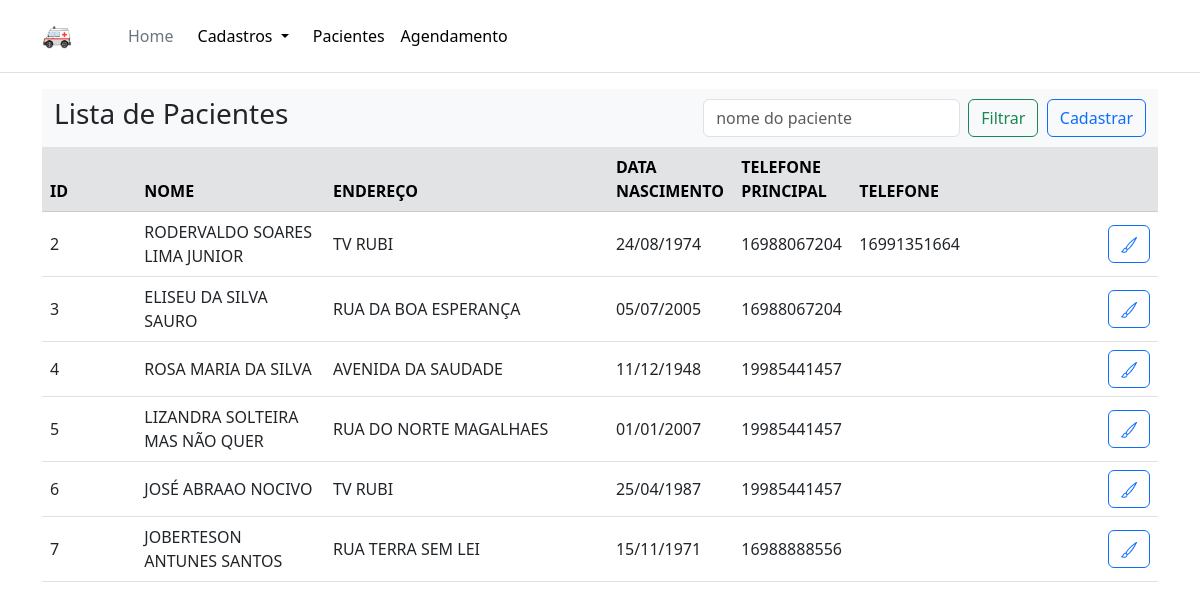
/pacientes, run on an earlier commit of the app's database.
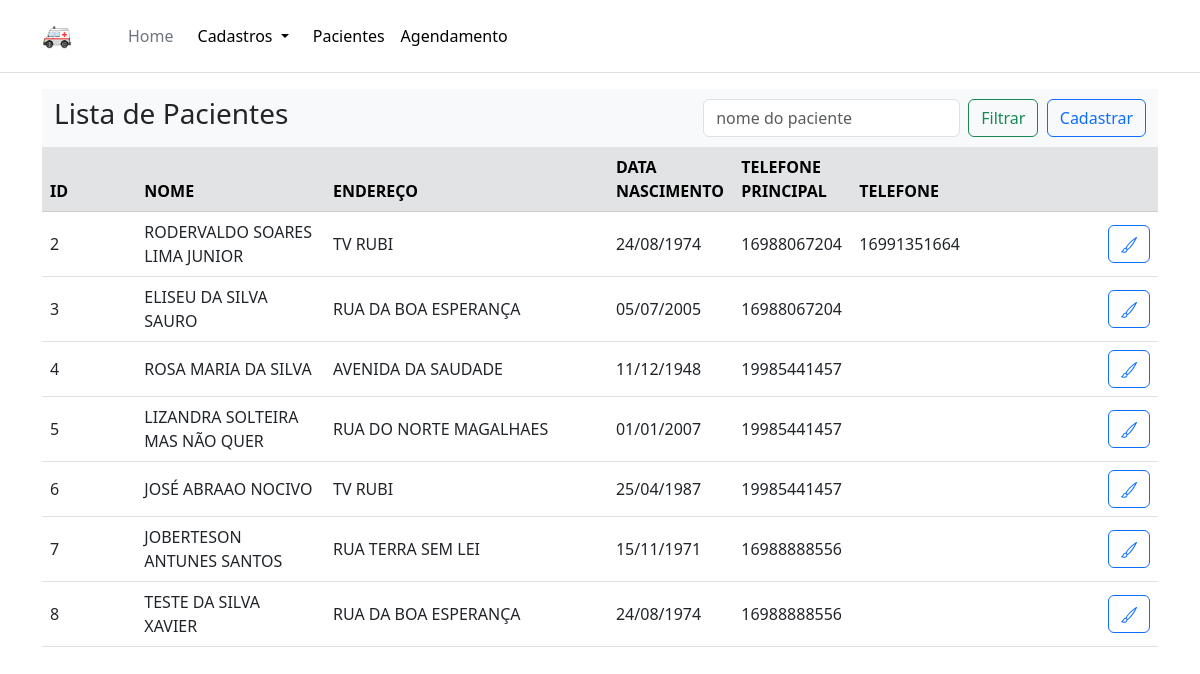
And on a later commit of the database.
### models.py (models this page shows, shortened)
class Paciente (Base):
    __tablename__ = "PACIENTE"
    paciente_id = Column(INTEGER, primary_key=True)
    cidade_id = Column(INTEGER, nullable=False)
    nome = Column(TEXT(250), nullable=False)
    data_nasc = Column(TEXT(10), nullable=False)
    tel_1 = Column(TEXT(11), nullable=False)
    tel_2 = Column(TEXT(11), nullable=True)
    logradouro = Column(TEXT(400), nullable=False)
    numero = Column(TEXT(20), nullable=False)
    complemento = Column(TEXT(50), nullable=False)
    cep = Column(TEXT(10), nullable=False)

### app.py (the view)
@app.route("/pacientes")
def pacientes():
    nome = request.args.get('nome', default = '', type = str)
    if nome == '':
        sql = session.query(Paciente, Cidade).join(Cidade, Paciente.cidade_id == Cidade.cidade_id).all()
    else:
        sql = session.query(Paciente, Cidade).filter(ilike_op(Paciente.nome,f'%{nome}%')).join(Cidade, Paciente.cidade_id == Cidade.cidade_id).all()
    return render_template('pacientes.html', results=sql)

### templates/pacientes.html (shortened to what this page needs)
{% extends 'base.html' %}
{% block content %}
    <nav class="navbar navbar-expand-lg bg-body-tertiary">
        <div class="container-fluid">
        <div class="collapse navbar-collapse" id="navbarSupportedContent">
            <h3>Lista de Pacientes</h3>
            <form class="d-flex" role="search">
                <input class="form-control me-2" id="nome" name="nome" type="search" placeholder="nome do paciente" aria-label="Search">
                <button class="btn btn-outline-success" type="submit">Filtrar</button>
            </form>
            <a class="btn btn-outline-primary d-inline-flex align-items-center" href="/pacientes/novo" role="button">Cadastrar</a>
        </div>
        </div>
    </nav>
    <table class="table table-hover">
        <thead>
            <tr class="table-secondary">
                <th class="col-1">ID</th>
                <th class="col-2">NOME</th>
                <th class="col-3">ENDEREÇO</th>
                <th class="col-1">DATA NASCIMENTO</th>
                <th class="col-1">TELEFONE PRINCIPAL</th>
                <th class="col-1">TELEFONE</th>
                <th class="col-2"></th>
        </thead>
        <tbody>
            {% for result in results %}
            <tr>
                <td class="col-1 align-middle">{{ result.Paciente.paciente_id }}</td>
                <td class="col-2 align-middle">{{ result.Paciente.nome }}</td>
                <td class="col-3 align-middle">{{ result.Paciente.logradouro }}</td>
                <td class="col-1 align-middle">{{ result.Paciente.data_nasc }}</td>
                <td class="col-1 align-middle">{{ result.Paciente.tel_1 }}</td>
                <td class="col-1 align-middle">{{ result.Paciente.tel_2 }}</td>
                <td class="col-2 align-middle">
                    <div class="row buttons justify-content-end">
                        <div class="col-2">
                            <a class="btn btn-outline-primary" href="/pacientes/editar/{{result.Paciente.paciente_id}}">
                            </a>
                        </div>
                        <div class="col-2"></div>
                    </div>
                </td>
            </tr>
        {% endfor %}
        </tbody>
    </table>
{% endblock %}

### templates/base.html (shortened to what this page needs)
<!doctype html>
<html lang="en">
    <head>
        <link href="https://cdn.jsdelivr.net/npm/bootstrap@5.3.0-alpha3/dist/css/bootstrap.min.css" rel="stylesheet">
        <link rel="stylesheet" href="/static/css/style.css">
    </head>
    <body>
        <header class="p-3 mb-3 border-bottom">
            <div class="container">
                <div class="d-flex flex-wrap align-items-center justify-content-center justify-content-lg-start">
                    <a class="navbar-brand" href="#">
                        <img src="/static/images/ambulance.png" alt="Inte" width="30" height="24">
                    </a>
                    <a href="/" class="d-flex align-items-center mb-2 mb-lg-0 text-white text-decoration-none">
                        <svg class="bi me-2" width="40" height="32" role="img" aria-label="Bootstrap"><use xlink:href="#bootstrap"></use></svg>
                    </a>
                    <ul class="nav col-12 col-lg-auto me-lg-auto mb-2 justify-content-center mb-md-0">
                        <li><a href="/" class="nav-link px-2 text-secondary">Home</a></li>
                        <li class="nav-item dropdown">
                            <a class="nav-link dropdown-toggle link-body-emphasis" href="#" role="button" data-bs-toggle="dropdown" aria-expanded="false">
                                Cadastros
                            </a>
                          </li>
                        <li><a href="/pacientes" class="nav-link px-2 link-body-emphasis">Pacientes</a></li>
                        <li><a href="/agendamentos" class="nav-link px-2 link-body-emphasis">Agendamento</a></li>
                    </ul>
                </div>
            </div>
        </header>
        <div class="container">
            {% block content %} {% endblock %}
        </div>
    </body>
</html>

What changed in the data, as far as the page shows it:
added Paciente: Paciente.paciente_id "8", Paciente.nome "TESTE DA SILVA XAVIER", Paciente.logradouro "RUA DA BOA ESPERANÇA", Paciente.data_nasc "24/08/1974", Paciente.tel_1 "16988888556"
